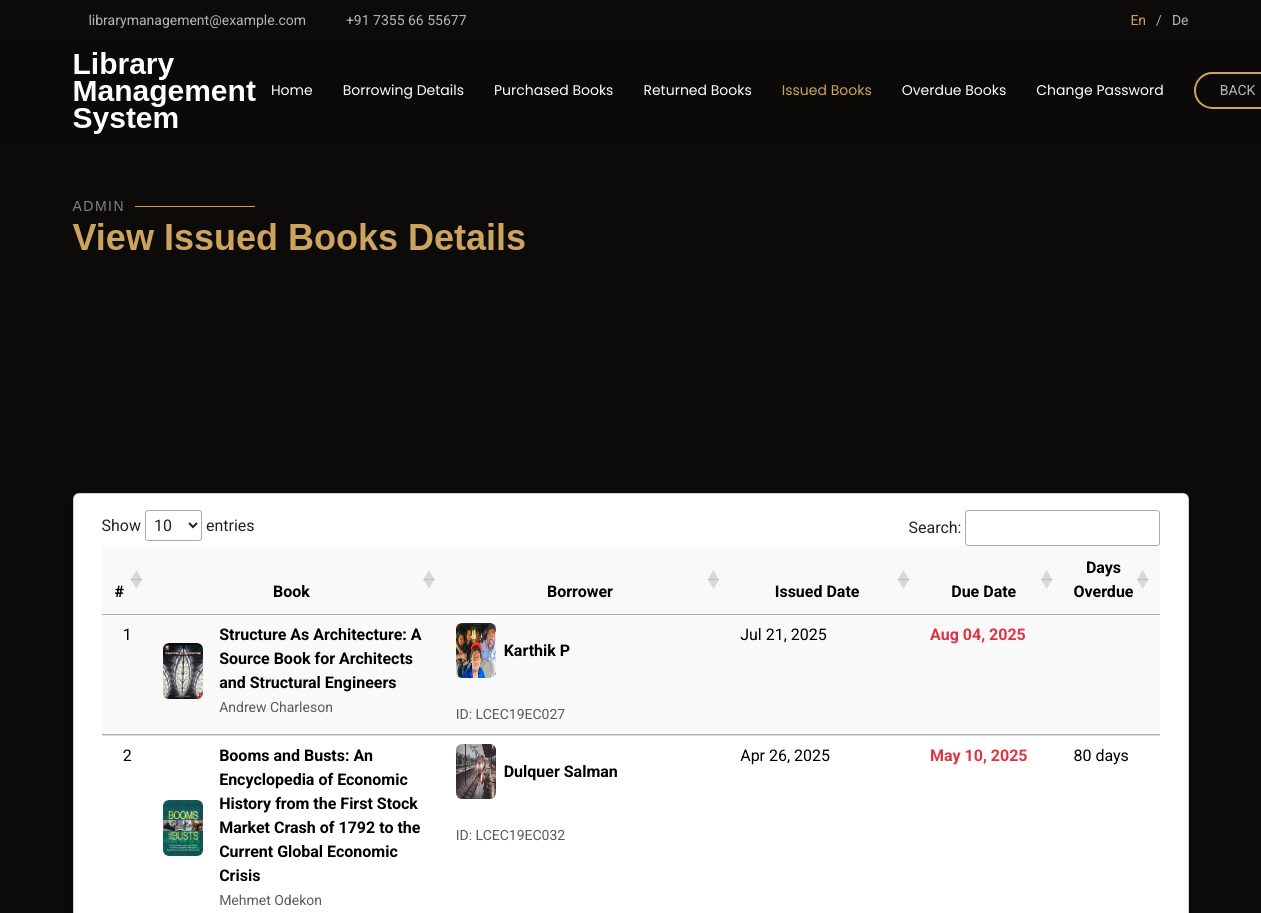
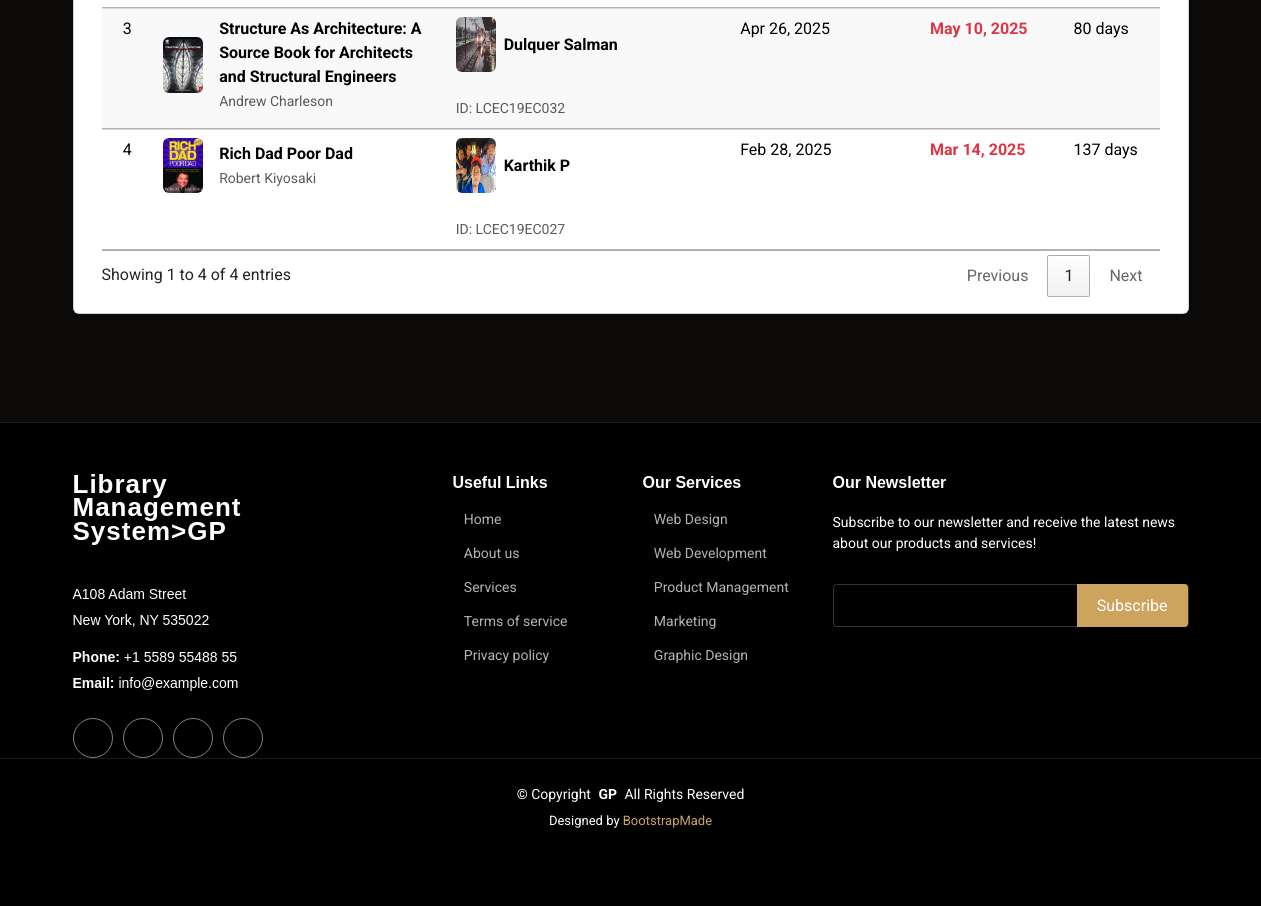
Screenshot of /admin_issuedbooks/ with the database file from the repository (2 pictures, top to bottom).
### home/models.py (models this page shows, shortened)
class Borrowing_details(models.Model):
    STATUS_CHOICES = [
        ('Pending', 'Pending'),
        ('Approved', 'Approved'),
        ('Rejected', 'Rejected'),
        ('Returned', 'Returned'),
    ]
    book_id = models.ForeignKey(Book, on_delete=models.CASCADE)
    member_id = models.ForeignKey(Member, on_delete=models.CASCADE)
    borrowed_date = models.DateField(default=timezone.now)
    approved = models.BooleanField(default=False)
    approved_by = models.ForeignKey(User, on_delete=models.SET_NULL, null=True, blank=True, related_name='approved_request')
    approved_date = models.DateTimeField(null=True, blank=True)
    due_date = models.DateField(null=True, blank=True)
    returned = models.BooleanField(default=False)
    returned_date = models.DateField(blank=True, null=True)
    status = models.CharField(max_length=20, choices=STATUS_CHOICES, default='Pending')
    fine_amount = models.DecimalField(max_digits=10, decimal_places=2, default=0.00)
    days_overdue = models.DecimalField(max_digits=10, decimal_places=2,null=True)
    fine_paid = models.BooleanField(default=False)
    def calculate_fine(self):
        if self.fine_paid or self.returned:
            return
        today = timezone.now().date()
        if self.due_date and today > self.due_date:
            days_late = (today - self.due_date).days
            self.fine_amount = days_late * 5  # ₹5 per day late
            self.save()

class Book(models.Model):
    title = models.CharField(max_length=255)
    author = models.CharField(max_length=255)
    isbn = models.CharField(max_length=100, unique=True)
    author = models.CharField(max_length=255)
    publication_date = models.DateField()
    genres = models.CharField(max_length=150)
    copies_available = models.PositiveBigIntegerField(default=1)
    description = models.TextField(blank=True, null=True)
    book_cover = models.ImageField(upload_to="book_cover/", default='book_cover/default_cover.jpg')
    book_upload = models.FileField(upload_to="e-book/", default='e-book/default_book.jpg')
    rate = models.DecimalField(max_digits=5, decimal_places=2, default=0.00)

class Member(models.Model):
    member_id = models.ForeignKey(User, on_delete=models.CASCADE)
    student_id = models.CharField(max_length=150)
    department = models.CharField(max_length=255)
    year_of_study = models.IntegerField()
    phone_number = models.IntegerField()
    address = models.CharField(max_length=255)
    profile_picture = models.ImageField(upload_to='images/', default='images/default_profile.jpg')
    status = models.BooleanField(default=False)

class User(AbstractUser):
    usertype = models.CharField(max_length=100)

### home/views.py (the view)
# urls.py: path('admin_issuedbooks/', views.admin_issued_book, name='admin_issued_books'),
def admin_issued_book(request):
    issued_books = Borrowing_details.objects.filter(
        returned=False,
        status='Approved'
        ).order_by('-approved_date')
    today = timezone.now().date()
    for record in issued_books:
        record.days_overdue = (today - record.due_date).days
        record.calculate_fine()
    return render(request,'admin-issued-books.html',{'issued_books':issued_books} )

### home/templates/admin-issued-books.html (shortened to what this page needs)
{% load static %}
<!DOCTYPE html>
<html lang="en">
<head>
  <link href="{% static 'assets/vendor/bootstrap/css/bootstrap.min.css' %}" rel="stylesheet">
  <link href="{% static 'assets/vendor/bootstrap-icons/bootstrap-icons.css' %}" rel="stylesheet">
  <link href="{% static 'assets/vendor/aos/aos.css' %}" rel="stylesheet">
  <link href="{% static 'assets/vendor/swiper/swiper-bundle.min.css' %}" rel="stylesheet">
  <link href="{% static 'assets/vendor/glightbox/css/glightbox.min.css' %}" rel="stylesheet">
  <link href="{% static 'assets/css/main.css' %}" rel="stylesheet">
    <link rel="stylesheet" type="text/css" href="https://cdn.datatables.net/1.11.5/css/jquery.dataTables.css">
</head>
<body class="starter-page-page">
  <header id="header" class="header fixed-top position-relative">
    <div class="topbar d-flex align-items-center">
      <div class="container d-flex justify-content-center justify-content-md-between">
        <div class="contact-info d-flex align-items-center">
          <i class="bi bi-envelope d-flex align-items-center"><a href="mailto:contact@example.com">librarymanagement@example.com</a></i>
          <i class="bi bi-phone d-flex align-items-center ms-4"><span>+91 7355 66 55677</span></i>
        </div>
        <div class="languages d-none d-md-flex align-items-center">
          <ul>
            <li>En</li>
            <li><a href="#">De</a></li>
          </ul>
        </div>
      </div>
    </div>
    <div class="branding d-flex align-items-cente">
      <div class="container position-relative d-flex align-items-center justify-content-between">
        <a href="{% url 'homepage' %}" class="logo d-flex align-items-center me-auto me-xl-0">
          <h1 class="sitename" style="line-height: 0.9;">Library<br>Management<br>System</h1><br>
        </a>
        <nav id="navmenu" class="navmenu">
          <ul>
            <li><a href="/homepage">Home<br></a></li>
            <li><a href="/borrowing_list">Borrowing Details</a></li>
            <li><a href="/puchased_books">Purchased Books</a></li>
            <li><a href="/returned_books">Returned Books</a></li>
            <li><a href="/admin_issuedbooks" class="active">Issued Books</a></li>
            <li><a href="/admin_overdue_books">Overdue Books </a></li>
            <li><a href="/change_password">Change Password</a></li>
          </ul>
        </nav>
        <a class="btn-book-a-table d-none d-xl-block" href="/homepage">BACK</a>
      </div>
    </div>
  </header>
  <main class="main">
    <section id="starter-section" class="starter-section section">
      <div class="container section-title" data-aos="fade-up">
        <h2>Admin</h2>
        <p>View Issued Books Details<br></p>
      </div>
    </section>
    <section id="starter-section" class="starter-section section">
        <div class="container-fluid py-4">
            {% if not issued_books %}
            <div class="alert alert-success">
                <i class="bi bi-check-circle me-2"></i>
                No books currently issued
            </div>
            {% else %}
                <section class="py-4">
                    <div class="container">
                        <div class="card shadow-sm">
                            <div class="card-body">
                                <div class="container-fluid table-responsive">
                                    <table class="display table table-hover table-striped" id="issuedBooksTable" >
                                        <colgroup>
                                            <col width="5%">
                                            <col width="30%">
                                            <col width="30%">
                                            <col width="20%">
                                            <col width="20%">
                                            <col width="10%">
                                        </colgroup>
                                        <thead class="table-light">
                                            <tr>
                                                <th class="text-center">#</th>
                                                <th class="text-center">Book</th>
                                                <th class="text-center">Borrower</th>
                                                <th class="text-center">Issued Date</th>
                                                <th class="text-center">Due Date</th>
                                                <th class="text-center">Days Overdue</th>
                                            </tr>
                                        </thead>
                                        <tbody>
                                            {% for book in issued_books %}
                                            <tr>
                                                <td class="text-center" >{{ forloop.counter }}</td>
                                                <td>
                                                    <div class="d-flex align-items-center">
                                                        <img src="{{ book.book_id.book_cover.url }}"
                                                             class="rounded me-3"
                                                             width="40"
                                                             alt="{{ book.book_id.title }}">
                                                        <div>
                                                            <strong>{{ book.book_id.title }}</strong><br>
                                                            <small class="text-muted">{{ book.book_id.author }}</small>
                                                        </div>
                                                    </div>
                                                </td>
                                                <td>
                                                    <div class="d-flex align-items-center">
                                                        <img src="{{ book.member_id.profile_picture.url }}"
                                                            class="rounded me-2"
                                                            width="40"
                                                            height="55"
                                                            alt="Image Not Found">
                                                            <div><strong>{{ book.member_id.member_id.first_name }} {{ book.member_id.member_id.last_name }}</strong></div><br>
                                                        </div>
                                                        <br>
                                                      <div><small class="text-muted">ID: {{ book.member_id.student_id }}</small></div>
                                                </td>
                                                <td>{{ book.approved_date|date:"M d, Y" }}</td>
                                                <td class="fw-bold text-danger">{{ book.due_date|date:"M d, Y" }}</td>
                                                <td>{% if book.days_overdue > 0 %}
                                                    {{ book.days_overdue }} days
                                                    {% endif %}
                                                </td>
                                            </tr>
                                            {% endfor %}
                                        </tbody>
                                    </table>
                                </div>
                            </div>
                        </div>
                    </div>
                </section>
            {% endif %}
        </div>
    </section>
  </main>
  <footer id="footer" class="footer dark-background">
    <div class="footer-top">
      <div class="container">
        <div class="row gy-4">
          <div class="col-lg-4 col-md-6 footer-about">
            <a href="#" class="logo d-flex align-items-center">
              <span class="sitename" style="line-height: 0.9;">Library<br>Management<br>System>GP</span>
            </a>
            <div class="footer-contact pt-3">
              <p>A108 Adam Street</p>
              <p>New York, NY 535022</p>
              <p class="mt-3"><strong>Phone:</strong> <span>+1 5589 55488 55</span></p>
              <p><strong>Email:</strong> <span>info@example.com</span></p>
            </div>
            <div class="social-links d-flex mt-4">
              <a href=""><i class="bi bi-twitter-x"></i></a>
              <a href=""><i class="bi bi-facebook"></i></a>
              <a href=""><i class="bi bi-instagram"></i></a>
              <a href=""><i class="bi bi-linkedin"></i></a>
            </div>
          </div>
          <div class="col-lg-2 col-md-3 footer-links">
            <h4>Useful Links</h4>
            <ul>
              <li><i class="bi bi-chevron-right"></i> <a href="#"> Home</a></li>
              <li><i class="bi bi-chevron-right"></i> <a href="#"> About us</a></li>
              <li><i class="bi bi-chevron-right"></i> <a href="#"> Services</a></li>
              <li><i class="bi bi-chevron-right"></i> <a href="#"> Terms of service</a></li>
              <li><i class="bi bi-chevron-right"></i> <a href="#"> Privacy policy</a></li>
            </ul>
          </div>
          <div class="col-lg-2 col-md-3 footer-links">
            <h4>Our Services</h4>
            <ul>
              <li><i class="bi bi-chevron-right"></i> <a href="#"> Web Design</a></li>
              <li><i class="bi bi-chevron-right"></i> <a href="#"> Web Development</a></li>
              <li><i class="bi bi-chevron-right"></i> <a href="#"> Product Management</a></li>
              <li><i class="bi bi-chevron-right"></i> <a href="#"> Marketing</a></li>
              <li><i class="bi bi-chevron-right"></i> <a href="#"> Graphic Design</a></li>
            </ul>
          </div>
          <div class="col-lg-4 col-md-12 footer-newsletter">
            <h4>Our Newsletter</h4>
            <p>Subscribe to our newsletter and receive the latest news about our products and services!</p>
            <form action="forms/newsletter.php" method="post" class="php-email-form">
              <div class="newsletter-form"><input type="email" name="email"><input type="submit" value="Subscribe"></div>
            </form>
          </div>
        </div>
      </div>
    </div>
    <div class="copyright">
      <div class="container text-center">
        <p>© <span>Copyright</span> <strong class="px-1 sitename">GP</strong> <span>All Rights Reserved</span></p>
        <div class="credits">
          Designed by <a href="https://bootstrapmade.com/">BootstrapMade</a>
        </div>
      </div>
    </div>
  </footer>
</body>
</html>

### rows the page displays
Borrowing_details: book_id.book_cover (picture), book_id "Structure As Architecture: A Source Book for Architects and Structural Engineers", book_id.author "Andrew Charleson", member_id.profile_picture (picture), member_id.member_id.first_name "Karthik", member_id.member_id.last_name "P", member_id.student_id "LCEC19EC027", approved_date "Jul 21, 2025", due_date "Aug 04, 2025"
Borrowing_details: book_id.book_cover (picture), book_id "Booms and Busts: An Encyclopedia of Economic History from the First Stock Market Crash of 1792 to the Current Global Economic Crisis", book_id.author "Mehmet Odekon", member_id.profile_picture (picture), member_id.member_id.first_name "Dulquer", member_id.member_id.last_name "Salman", member_id.student_id "LCEC19EC032", approved_date "Apr 26, 2025", due_date "May 10, 2025", days_overdue "80"
Borrowing_details: book_id.book_cover (picture), book_id "Structure As Architecture: A Source Book for Architects and Structural Engineers", book_id.author "Andrew Charleson", member_id.profile_picture (picture), member_id.member_id.first_name "Dulquer", member_id.member_id.last_name "Salman", member_id.student_id "LCEC19EC032", approved_date "Apr 26, 2025", due_date "May 10, 2025", days_overdue "80"
Borrowing_details: book_id.book_cover (picture), book_id "Rich Dad Poor Dad", book_id.author "Robert Kiyosaki", member_id.profile_picture (picture), member_id.member_id.first_name "Karthik", member_id.member_id.last_name "P", member_id.student_id "LCEC19EC027", approved_date "Feb 28, 2025", due_date "Mar 14, 2025", days_overdue "137"
